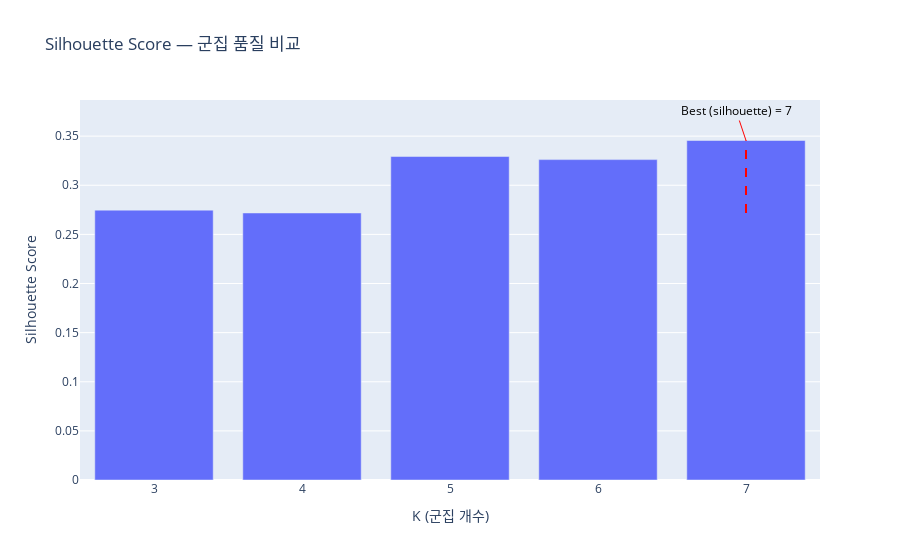

The notebook cell saved with this chart:
### Code cell
from sklearn.metrics import silhouette_score

# 후보군 k 생성
candidate_k = sorted(set([3,4,best_k-1,best_k,best_k+1]))
candidate_k = [k for k in candidate_k if k >= 2]

rng = np.random.RandomState(42)
sample_size = min(2000, X_pca.shape[0])  # 1000~3000 사이 추천
sample_idx = rng.choice(X_pca.shape[0], size=sample_size, replace=False)
X_pca_sample = X_pca[sample_idx]

silhouette_scores = []
for k in candidate_k:
    # K-Means 모델 학습
    kmeans = KMeans(n_clusters=k, random_state=42, n_init='auto')
    labels = kmeans.fit_predict(X_pca)

    #실루엣 점수 계산
    # pca의 데이터와 군집 결과를 넣음
    score = silhouette_score(
        X_pca_sample,
        labels[sample_idx],
        metric="euclidean"
    )
    silhouette_scores.append(score)

fig = px.bar(
    x=candidate_k, y=silhouette_scores,
    title="Silhouette Score — 군집 품질 비교",
    labels={"x": "K (군집 개수)", "y": "Silhouette Score"}
)

# 실루엣 기준 best k
best_k_sil = candidate_k[int(np.argmax(silhouette_scores))]
idx = candidate_k.index(best_k_sil)

fig.add_shape(type="line",
              x0=best_k_sil, x1=best_k_sil,
              y0=min(silhouette_scores), y1=max(silhouette_scores),
              line=dict(color="red", dash="dash"))

fig.add_annotation(x=best_k_sil, y=silhouette_scores[idx],
                   text=f"Best (silhouette) = {best_k_sil}",
                   showarrow=True, arrowcolor="red", font=dict(color="black"))

fig.show()

### Figure 1 — Plotly figure (JSON) as saved in the notebook; plotly's stock layout.template omitted (floating-point values rounded to 4 significant figures)
{"data": [{"hovertemplate": "K (군집 개수)=%{x}<br>Silhouette Score=%{y}<extra></extra>", "legendgroup": "", "marker": {"color": "#636efa", "pattern": {"shape": ""}}, "name": "", "orientation": "v", "showlegend": false, "textposition": "auto", "type": "bar", "x": [3, 4, 5, 6, 7], "xaxis": "x", "y": [0.2747, 0.2718, 0.3292, 0.3261, 0.3456], "yaxis": "y"}], "layout": {"annotations": [{"arrowcolor": "red", "font": {"color": "black"}, "showarrow": true, "text": "Best (silhouette) = 7", "x": 7, "y": 0.3456}], "barmode": "relative", "legend": {"tracegroupgap": 0}, "shapes": [{"line": {"color": "red", "dash": "dash"}, "type": "line", "x0": 7, "x1": 7, "y0": 0.2718, "y1": 0.3456}], "title": {"text": "Silhouette Score — 군집 품질 비교"}, "xaxis": {"anchor": "y", "domain": [0, 1], "title": {"text": "K (군집 개수)"}}, "yaxis": {"anchor": "x", "domain": [0, 1], "title": {"text": "Silhouette Score"}}}}
